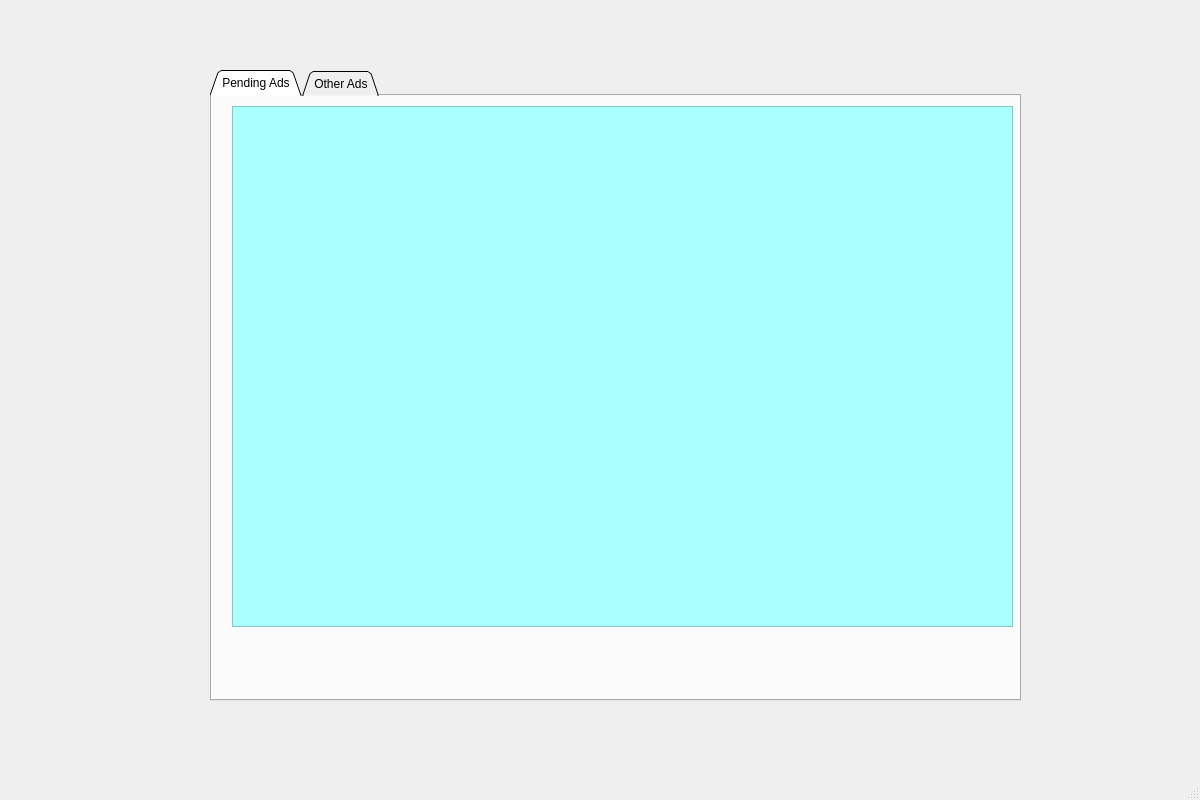
<?xml version="1.0" encoding="UTF-8"?>
<ui version="4.0">
 <class>MainWindow</class>
 <widget class="QMainWindow" name="MainWindow">
  <property name="geometry">
   <rect>
    <x>0</x>
    <y>0</y>
    <width>1200</width>
    <height>800</height>
   </rect>
  </property>
  <property name="windowTitle">
   <string>MainWindow</string>
  </property>
  <widget class="QWidget" name="centralwidget">
   <widget class="QStackedWidget" name="App_control">
    <property name="geometry">
     <rect>
      <x>0</x>
      <y>0</y>
      <width>1200</width>
      <height>800</height>
     </rect>
    </property>
    <property name="styleSheet">
     <string notr="true"/>
    </property>
    <property name="currentIndex">
     <number>1</number>
    </property>
    <widget class="QWidget" name="connect"/>
    <widget class="QWidget" name="Ads">
     <widget class="QTabWidget" name="tabWidget">
      <property name="geometry">
       <rect>
        <x>210</x>
        <y>70</y>
        <width>811</width>
        <height>631</height>
       </rect>
      </property>
      <property name="tabShape">
       <enum>QTabWidget::TabShape::Triangular</enum>
      </property>
      <property name="currentIndex">
       <number>0</number>
      </property>
      <property name="documentMode">
       <bool>false</bool>
      </property>
      <widget class="QWidget" name="PendingAds">
       <property name="cursor">
        <cursorShape>PointingHandCursor</cursorShape>
       </property>
       <property name="layoutDirection">
        <enum>Qt::LayoutDirection::LeftToRight</enum>
       </property>
       <attribute name="title">
        <string>Pending Ads</string>
       </attribute>
       <widget class="QTableWidget" name="Pending_table">
        <property name="geometry">
         <rect>
          <x>20</x>
          <y>10</y>
          <width>781</width>
          <height>521</height>
         </rect>
        </property>
        <property name="styleSheet">
         <string notr="true">font: 11pt &quot;Traditional Arabic&quot;;
color:rgb(85, 0, 0);
background-color:rgb(170, 255, 255);</string>
        </property>
        <property name="textElideMode">
         <enum>Qt::TextElideMode::ElideMiddle</enum>
        </property>
       </widget>
       <widget class="QPushButton" name="Reject_button_2">
        <property name="geometry">
         <rect>
          <x>610</x>
          <y>550</y>
          <width>51</width>
          <height>41</height>
         </rect>
        </property>
        <property name="text">
         <string/>
        </property>
        <property name="icon">
         <iconset resource="Images.qrc">
          <normaloff>:/Images/refresh.png</normaloff>:/Images/refresh.png</iconset>
        </property>
        <property name="iconSize">
         <size>
          <width>40</width>
          <height>40</height>
         </size>
        </property>
        <property name="flat">
         <bool>true</bool>
        </property>
       </widget>
       <widget class="QPushButton" name="Reject_button">
        <property name="geometry">
         <rect>
          <x>670</x>
          <y>550</y>
          <width>51</width>
          <height>41</height>
         </rect>
        </property>
        <property name="text">
         <string/>
        </property>
        <property name="icon">
         <iconset resource="Images.qrc">
          <normaloff>:/Images/delete.png</normaloff>:/Images/delete.png</iconset>
        </property>
        <property name="iconSize">
         <size>
          <width>40</width>
          <height>40</height>
         </size>
        </property>
        <property name="flat">
         <bool>true</bool>
        </property>
       </widget>
       <widget class="QPushButton" name="Approve_button">
        <property name="geometry">
         <rect>
          <x>730</x>
          <y>550</y>
          <width>51</width>
          <height>41</height>
         </rect>
        </property>
        <property name="text">
         <string/>
        </property>
        <property name="icon">
         <iconset resource="Images.qrc">
          <normaloff>:/Images/check.png</normaloff>:/Images/check.png</iconset>
        </property>
        <property name="iconSize">
         <size>
          <width>40</width>
          <height>40</height>
         </size>
        </property>
        <property name="flat">
         <bool>true</bool>
        </property>
       </widget>
      </widget>
      <widget class="QWidget" name="ApprovedAds">
       <attribute name="title">
        <string>Other Ads</string>
       </attribute>
       <widget class="QTableWidget" name="AllAds_Table">
        <property name="geometry">
         <rect>
          <x>10</x>
          <y>10</y>
          <width>781</width>
          <height>511</height>
         </rect>
        </property>
       </widget>
      </widget>
     </widget>
    </widget>
    <widget class="QWidget" name="Users"/>
   </widget>
  </widget>
  <widget class="QMenuBar" name="menubar">
   <property name="geometry">
    <rect>
     <x>0</x>
     <y>0</y>
     <width>1200</width>
     <height>20</height>
    </rect>
   </property>
  </widget>
  <widget class="QStatusBar" name="statusbar"/>
 </widget>
 <resources>
  <include location="Images.qrc"/>
 </resources>
 <connections/>
</ui>
